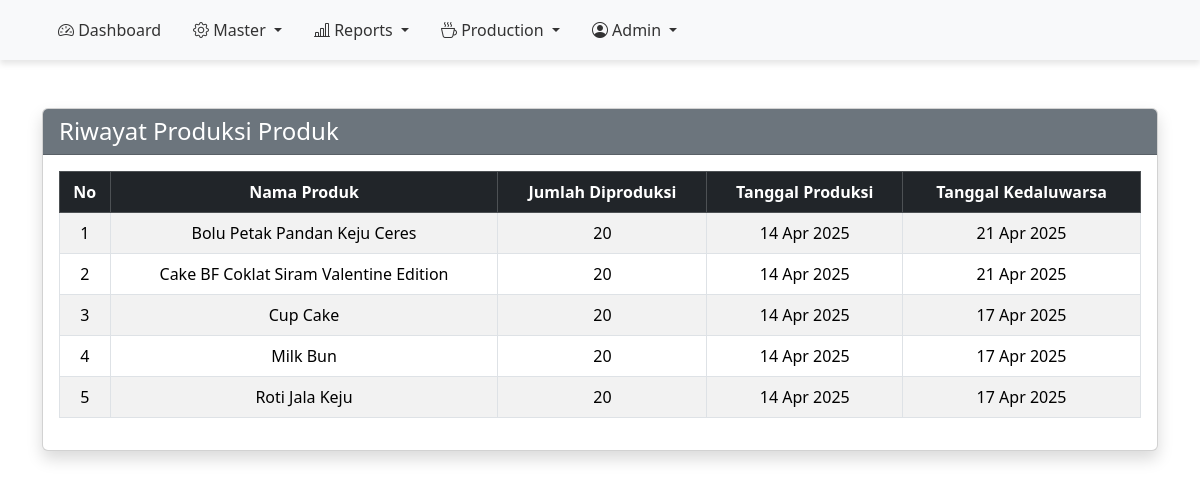
/Admin/production-index.php (signed in), run on an earlier commit of the app's database.
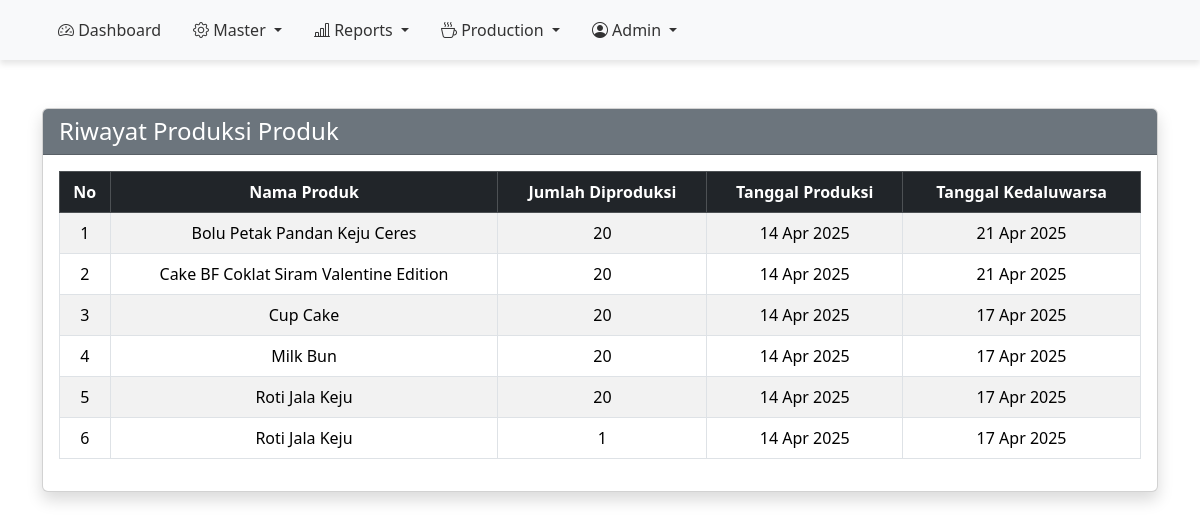
And on a later commit of the database.
### Admin/production-index.php (the view, shortened to what this page needs)
<?php
include '../config.php';
$query = "
    SELECT pn.*, p.name_product
    FROM `bo-production` pn
    JOIN `bo-product` p ON pn.id_product = p.id_product
    ORDER BY pn.date_production DESC
";
$result = mysqli_query($conn, $query);
?>
<!DOCTYPE html>
<html lang="id">
<head>
    <link href="https://cdn.jsdelivr.net/npm/bootstrap@5.3.2/dist/css/bootstrap.min.css" rel="stylesheet">
</head>
<body>
<?php include "../Layout/sidebar.php"; ?>
<div class="container mt-5">
    <div class="card shadow">
        <div class="card-header bg-secondary text-white">
            <h4 class="mb-0">Riwayat Produksi Produk</h4>
        </div>
        <div class="card-body">
            <table class="table table-bordered table-striped align-middle">
                <thead class="table-dark text-center">
                    <tr>
                        <th>No</th>
                        <th>Nama Produk</th>
                        <th>Jumlah Diproduksi</th>
                        <th>Tanggal Produksi</th>
                        <th>Tanggal Kedaluwarsa</th>
                    </tr>
                </thead>
                <tbody>
                    <?php if (mysqli_num_rows($result) > 0): ?>
                        <?php $no = 1; while ($row = mysqli_fetch_assoc($result)) :
                        ?>
                        <tr class="text-center <?= $expired ? 'table-danger' : '' ?>">
                            <td><?= $no++ ?></td>
                            <td><?= htmlspecialchars($row['name_product']) ?></td>
                            <td><?= $row['quantity'] ?></td>
                            <td><?= date('d M Y', strtotime($row['date_production'])) ?></td>
                            <td><?= date('d M Y', strtotime($row['date_expired'])) ?></td>
                        </tr>
                        <?php endwhile; ?>
                    <?php else: ?>
                        <tr>
                            <td colspan="6" class="text-center">Belum ada riwayat produksi.</td>
                        </tr>
                    <?php endif; ?>
                </tbody>
            </table>
        </div>
    </div>
</div>
</body>
</html>

What changed in the data, as far as the page shows it:
added bo-production: id_product.name_product "Roti Jala Keju", quantity "1", date_production "14 Apr 2025", date_expired "17 Apr 2025"
